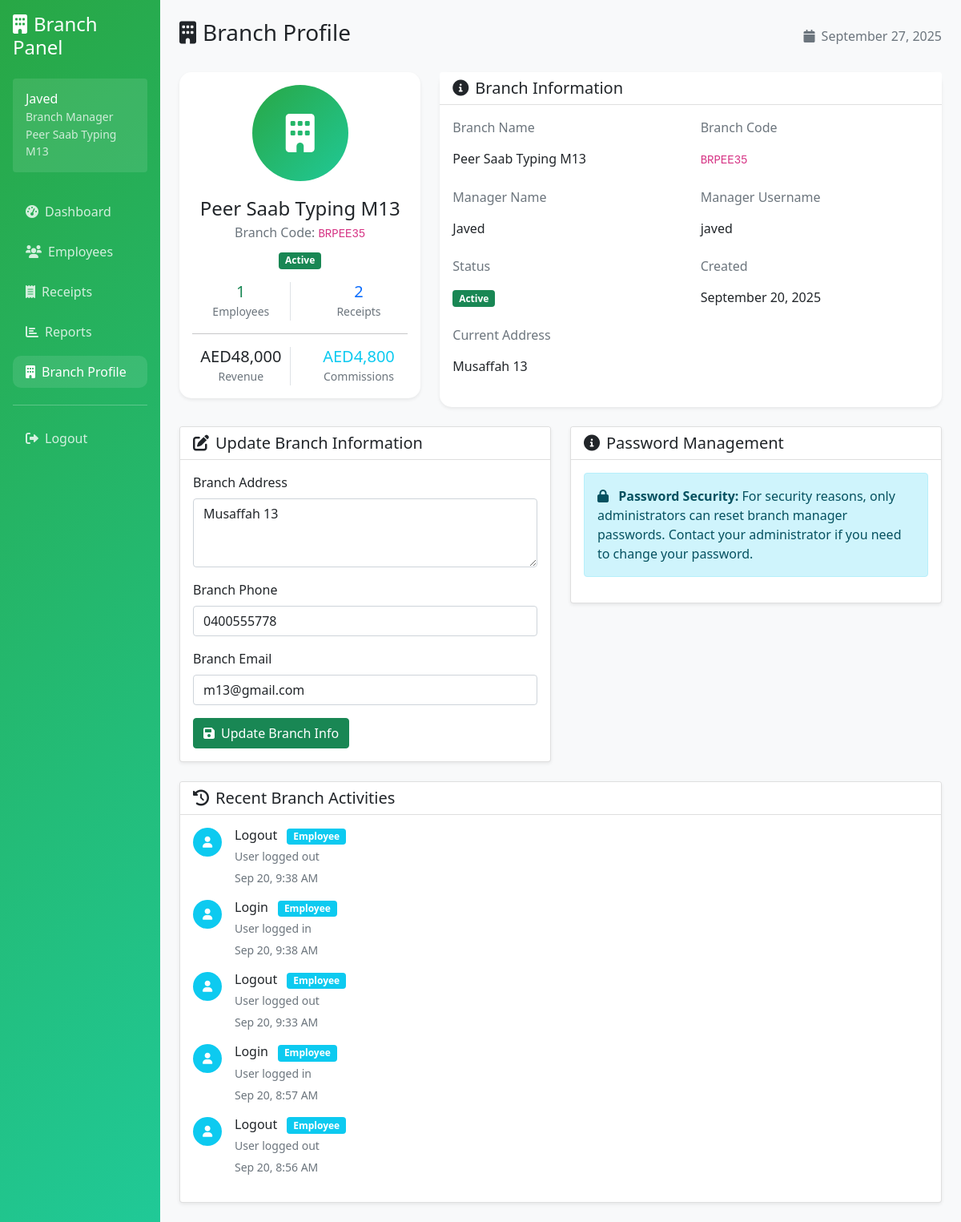
The app's page /branch/profile.php (signed in), older data.
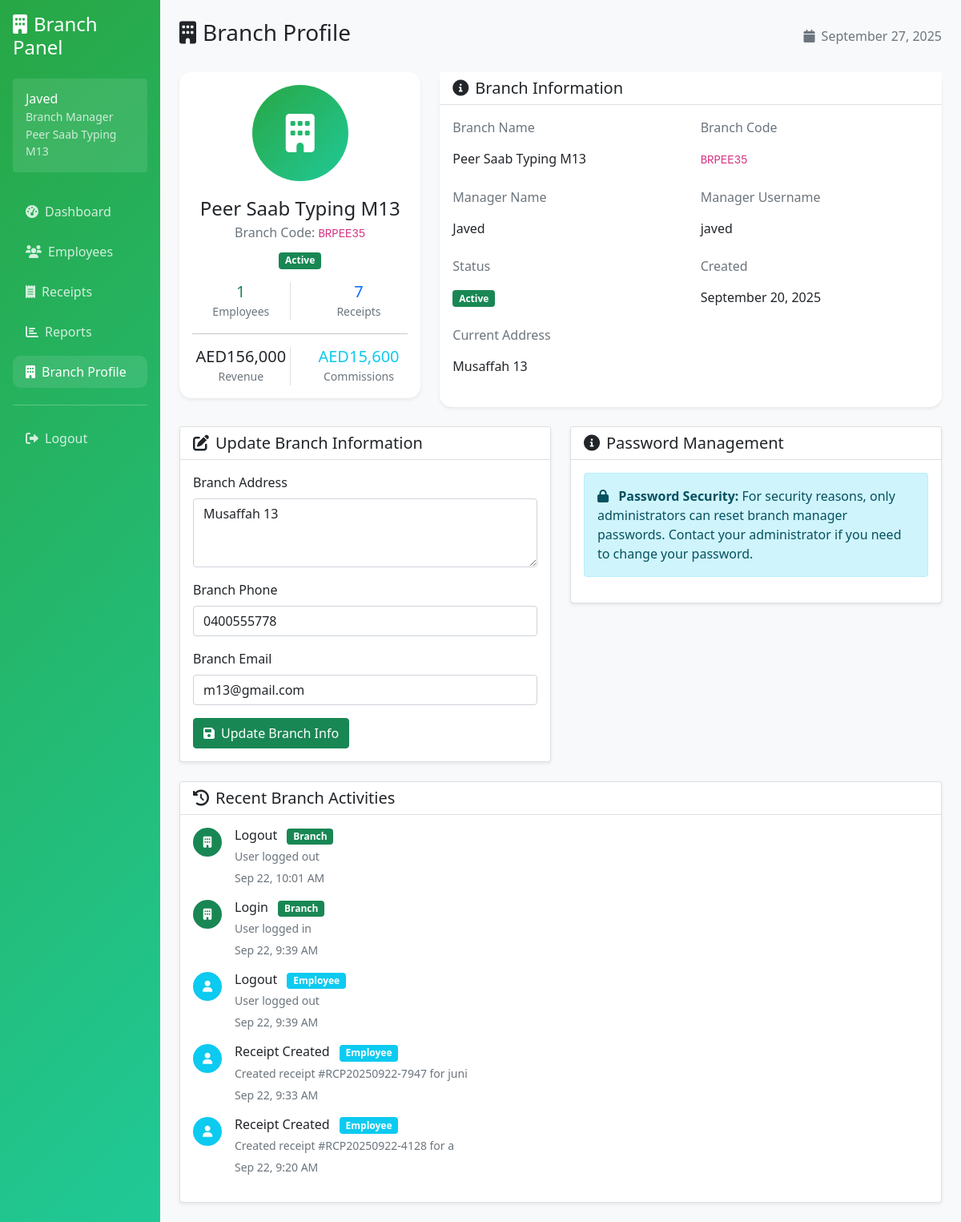
The same page, newer data.
### tables this page shows
CREATE TABLE settings (
            id INTEGER PRIMARY KEY AUTOINCREMENT,
            setting_key VARCHAR(100) UNIQUE NOT NULL,
            setting_value TEXT,
            updated_at DATETIME DEFAULT CURRENT_TIMESTAMP
        );

CREATE TABLE activity_logs (
            id INTEGER PRIMARY KEY AUTOINCREMENT,
            user_type TEXT NOT NULL CHECK (user_type IN ('admin', 'branch', 'employee')),
            user_id INTEGER NOT NULL,
            action VARCHAR(100) NOT NULL,
            description TEXT,
            ip_address VARCHAR(45),
            created_at DATETIME DEFAULT CURRENT_TIMESTAMP
        );

### branch/profile.php (the view, shortened to what the changed rows need)
<?php
$database = new Database();
$auth = new Auth($database);
$auth->requireRole(['branch']);
$user_info = $auth->getUserInfo();
$db = $database->getConnection();
$stmt = $db->query("SELECT setting_value FROM settings WHERE setting_key = 'currency' LIMIT 1");
$currency_result = $stmt->fetch(PDO::FETCH_ASSOC);
$currency = $currency_result ? $currency_result['setting_value'] : 'USD';
$stmt = $db->prepare("SELECT
    COUNT(DISTINCT e.id) as total_employees,
    COUNT(DISTINCT r.id) as total_receipts,
    COALESCE(SUM(r.total_amount), 0) as total_revenue,
    COALESCE(SUM(r.total_commission), 0) as total_commission
    FROM branches b
    LEFT JOIN employees e ON b.id = e.branch_id AND e.status = 'active'
    LEFT JOIN receipts r ON b.id = r.branch_id
    WHERE b.id = ?");
$stmt->execute([$user_info['id']]);
$stats = $stmt->fetch(PDO::FETCH_ASSOC);
$stmt = $db->prepare("SELECT al.*, e.full_name as user_name
    FROM activity_logs al
    LEFT JOIN employees e ON al.user_type = 'employee' AND al.user_id = e.id
    WHERE (al.user_type = 'branch' AND al.user_id = ?) OR
          (al.user_type = 'employee' AND al.user_id IN (SELECT id FROM employees WHERE branch_id = ?))
    ORDER BY al.created_at DESC LIMIT 5");
$stmt->execute([$user_info['id'], $user_info['id']]);
$recent_activities = $stmt->fetchAll(PDO::FETCH_ASSOC);
?>
<!DOCTYPE html>
<html lang="en">
<head>
    <link href="https://cdn.jsdelivr.net/npm/bootstrap@5.1.3/dist/css/bootstrap.min.css" rel="stylesheet">
    <link href="https://cdnjs.cloudflare.com/ajax/libs/font-awesome/6.0.0/css/all.min.css" rel="stylesheet">
</head>
<body>
    <div class="container-fluid">
        <div class="row">
            <div class="col-md-9 col-lg-10 p-4">
                <div class="d-flex justify-content-between align-items-center mb-4">
                    <h1 class="h3"><i class="fas fa-building me-2"></i>Branch Profile</h1>
                </div>
                <div class="row">
                    <div class="col-lg-4 mb-4">
                        <div class="card info-card shadow-sm">
                            <div class="card-body text-center">
                                <div class="row text-center">
                                    <div class="col-6">
                                        <h5 class="mb-0 text-primary"><?= $stats['total_receipts'] ?></h5>
                                        <small class="text-muted">Receipts</small>
                                    </div>
                                </div>
                                <div class="row text-center">
                                    <div class="col-6">
                                        <div class="border-end">
                                            <h5 class="mb-0"><?= $currency ?><?= number_format($stats['total_revenue'], 0) ?></h5>
                                            <small class="text-muted">Revenue</small>
                                        </div>
                                    </div>
                                    <div class="col-6">
                                        <h5 class="mb-0 text-info"><?= $currency ?><?= number_format($stats['total_commission'], 0) ?></h5>
                                        <small class="text-muted">Commissions</small>
                                    </div>
                                </div>
                            </div>
                        </div>
                    </div>
                </div>
                <?php if (!empty($recent_activities)): ?>
                    <div class="row">
                        <div class="col-12">
                            <div class="card shadow-sm">
                                <div class="card-body">
                                    <div class="activity-feed">
                                        <?php foreach ($recent_activities as $activity): ?>
                                            <div class="d-flex mb-3">
                                                <div class="flex-shrink-0">
                                                    <div class="avatar bg-<?=
                                                        $activity['user_type'] === 'branch' ? 'success' : 'info'
                                                    ?> text-white rounded-circle d-flex align-items-center justify-content-center" style="width: 36px; height: 36px; font-size: 14px;">
                                                        <i class="fas fa-<?=
                                                            $activity['user_type'] === 'branch' ? 'building' : 'user'
                                                        ?>"></i>
                                                    </div>
                                                </div>
                                                <div class="flex-grow-1 ms-3">
                                                    <h6 class="mb-1">
                                                        <?= htmlspecialchars($activity['action']) ?>
                                                        <span class="badge bg-<?=
                                                            $activity['user_type'] === 'branch' ? 'success' : 'info'
                                                        ?> ms-2">
                                                            <?= ucfirst($activity['user_type']) ?>
                                                        </span>
                                                    </h6>
                                                    <p class="mb-1 small text-muted"><?= htmlspecialchars($activity['description']) ?></p>
                                                    <small class="text-muted">
                                                        <?= date('M j, g:i A', strtotime($activity['created_at'])) ?>
                                                    </small>
                                                </div>
                                            </div>
                                        <?php endforeach; ?>
                                    </div>
                                </div>
                            </div>
                        </div>
                    </div>
                <?php endif; ?>
            </div>
        </div>
    </div>
</body>
</html>

Row changes from the older to the newer data that the page shows:
no longer on this page (row unchanged): activity_logs: action "Logout", user_type "Employee", description "User logged out", created_at "Sep 20, 9:38 AM"
no longer on this page (row unchanged): activity_logs: action "Login", user_type "Employee", description "User logged in", created_at "Sep 20, 9:38 AM"
no longer on this page (row unchanged): activity_logs: action "Logout", user_type "Employee", description "User logged out", created_at "Sep 20, 9:33 AM"
no longer on this page (row unchanged): activity_logs: action "Login", user_type "Employee", description "User logged in", created_at "Sep 20, 8:57 AM"
no longer on this page (row unchanged): activity_logs: action "Logout", user_type "Employee", description "User logged out", created_at "Sep 20, 8:56 AM"
added activity_logs: action "Logout", user_type "Branch", description "User logged out", created_at "Sep 22, 10:01 AM"
added activity_logs: action "Login", user_type "Branch", description "User logged in", created_at "Sep 22, 9:39 AM"
added activity_logs: action "Logout", user_type "Employee", description "User logged out", created_at "Sep 22, 9:39 AM"
added activity_logs: action "Receipt Created", user_type "Employee", description "Created receipt #RCP20250922-7947 for juni", created_at "Sep 22, 9:33 AM"
added activity_logs: action "Receipt Created", user_type "Employee", description "Created receipt #RCP20250922-4128 for a", created_at "Sep 22, 9:20 AM"
Text that changed along with them:
$stats['total_receipts']: "2" → "7"
$stats['total_revenue']: "48,000" → "156,000"
$stats['total_commission']: "4,800" → "15,600"
